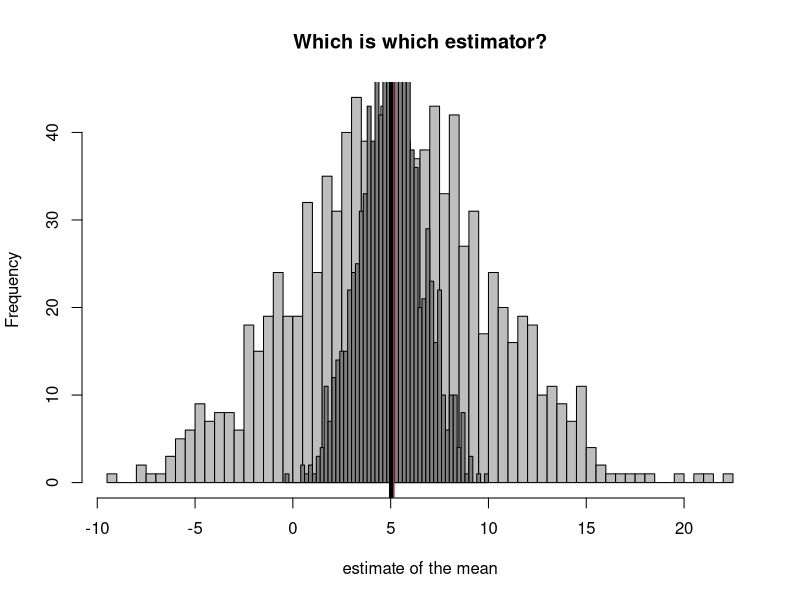

R code for this plot: (Note: a time limit stopped this script after it produced the figure.)
library(mgcv)
library(MASS)
library(glmnet)
library(ggplot2)
###unbiased v efficient
samps.b1=replicate(1000,mean(rnorm(10,5,5)))
samps.b2 = replicate(1000, rnorm(10,5,5)[1])
hist(samps.b2, breaks = 50, col = "grey", main="Which is which estimator?", xlab="estimate of the mean")
hist(samps.b1, add=TRUE, breaks = 50, col = "#808080")
abline(v=mean(samps.b2), col = "maroon", lwd = 4)
abline(v=mean(samps.b1), col = "black", lwd = 4)

###multiple comparisons

f= function(n){
  X = replicate(n, rnorm(100))
  X = t(X)
  
  Y = matrix("g", nrow = nrow(X), ncol=nrow(X))
  for(i in 1:nrow(X)){
    for(j in 1:i){
      ttest=t.test(X[i,], X[j,])
      Y[i,j]=ttest$p.value
    }
  }
  
  Y = as.vector(Y)
  Y = as.numeric(Y[-which(Y=="g")])
  return(Y)
}

totals = c(10,50,100,500,1000)
vals = rep(0, length(totals))
ps= vector(length(vals), mode = "list")
for(i in 1:length(totals)){
  ps[[i]]=f(totals[i])
  vals[i]=length(which(ps[[i]]<.05))
}

bar=barplot(val, names.arg=totals, ylim = c(0, 28000), main="Number of p-vaues<.05", xlab="Number of variables to be compared")
text(x = bar, y = val+1000, label =val)

g = function(x){return(length(which(x<.05)))}
adj.vals = unlist(lapply(lapply(ps, p.adjust), g))
bar=barplot(adj.vals, names.arg=totals, ylim = c(0, 10), main="Number of p-vaues<.05; p-values adjusted", xlab="Number of variables to be compared")
text(x = bar, y = adj.vals+1, label =adj.vals)

###lm
plot(cars$speed, cars$dist, pch = 16,cex = .8, main="Car speed v. stopping distance", xlab = "Speed (mph)", ylab="Stopping distance (ft)")
mod = lm(dist~speed, data =cars)
lines(cars$speed,fitted(mod))
text(10,80, expression(paste(beta[0],"=", -17.5, collapse="")) , cex = 1.5)
text(10,70, expression(paste(beta[1],"=", 3.93, collapse="")) , cex = 1.5)

###mls
data(trees)
mod2 = lm(Volume~Girth*Height, data=trees)
plot(fitted(mod2), resid(mod2), main = "Residuals v Fitted", pch = 16)
###produce diagnostics
par(mfrow=c(2,2))
plot(mod2)

###aic/bic
non=rnorm(nrow(trees))
trees2 = cbind(trees,non)
mod3 = lm(Volume~Girth*non*Height, data=trees2)

###choosing by p-value issues
x1=rnorm(20)
y = x1+rnorm(20)
mod =lm(y~poly(x1,17))
mod1  = lm(y~x1)
summary(mod)
summary(mod1)
mean((mod$residuals)^2)
mean((mod1$residuals)^2)

fitted.t = fitted(mod1)
plot(x1, y, main="Poly model", ylab="y", pch = 16)
linp=cbind(x1,fitted(mod))
linp=linp[order(x1),]
lines(linp, lty=3)

plot(x1, y, main="True model", ylab="y", pch = 16)
lint=cbind(x1,fitted(mod1))
lint=lint[order(x1),]
lines(lint)

###test v train
D.tot = cbind(x1,y)
samp=sample((1:nrow(D.tot)),round(nrow(D.tot)/5))
D.test = D.tot[samp,]
D.train = D.tot[-samp,]
mod =lm(y~poly(x1,10), data.frame(D.train))
mod1  = lm(y~x1, data.frame(D.train))
mean((predict(mod, data.frame(D.test))-D.test[,2])^2)
mean((predict(mod1, data.frame(D.test))-D.test[,2])^2)

###ridge and lasso
D.use = Auto
samp = sample((1:nrow(D.use)), round(nrow(D.use)/5))
D.tr=D.use[-samp,]
D.te=D.use[samp,]
y = D.tr$mpg
X = data.frame(D.tr[,-c(1,9)])
y.te = D.te$mpg
X.te = data.frame(D.te[,-c(1,9)])
mod.r=glmnet(as.matrix(X), y, alpha = 0)
par(mar=c(4.5,4.5,1,4))
plot(mod.r, "lambda")
vnat=coef(mod.r)
vnat=vnat[-1,ncol(vnat)] # remove the intercept, and get the coefficients at the end of the path
text(7,vnat[c(1,5,6,7)],names(vnat)[c(1,5,6,7)]) 

mod.l=glmnet(as.matrix(X), y, alpha = 1)
par(mar=c(4.5,4.5,1,4))
plot(mod.l, "lambda")
vnat=coef(mod.l)
vnat=vnat[-1,ncol(vnat)] # remove the intercept, and get the coefficients at the end of the path
text(0,vnat[c(1,5,6,7)],names(vnat)[c(1,5,6,7)]) 

###cross validating lambda
cv.r=cv.glmnet(as.matrix(X),y, alpha=0)
cv.l=cv.glmnet(as.matrix(X),y, alpha=1)

mod.r=glmnet(as.matrix(X), y, alpha = 0, lambda = cv.r$lambda.min)
mod.l=glmnet(as.matrix(X), y, alpha = 1, lambda = cv.r$lambda.min)
mean((predict(mod.r, as.matrix(X.te))-y.te)^2)
mean((predict(mod.l, as.matrix(X.te))-y.te)^2)

mean(abs((predict(mod.r, as.matrix(X.te))-y.te)/y.te))
mean(abs((predict(mod.l, as.matrix(X.te))-y.te)/y.te))

lm.mod=lm(y~., data = X)
mean((predict(lm.mod, X.te)-y.te)^2)
mean(abs((predict(lm.mod, X.te)-y.te)/y.te))


###pca
num.D = Auto[,-c(1,9)]
pca=prcomp(~., data=num.D)
mpg = Auto$mpg
origin = ifelse(Auto$origin== 1, "USA", Auto$origin)
origin = ifelse(origin==2, "Eur", origin)
origin = ifelse(origin==3, "Japan", origin)
new.dat = data.frame(pca$x[,c(1,2)], mpg, as.factor(origin))
names(new.dat)=c("PC1", "PC2", "mpg", "origin")
par(mar=c(5,4,4,2))
cr <- colorRamp(c("green", "black"))
p <- ggplot(new.dat, aes(x = PC1, y = PC2)) + geom_point(aes(col = mpg, shape=origin), size=3)
p + scale_colour_gradientn(colours=c("green","black")) + theme_bw()
